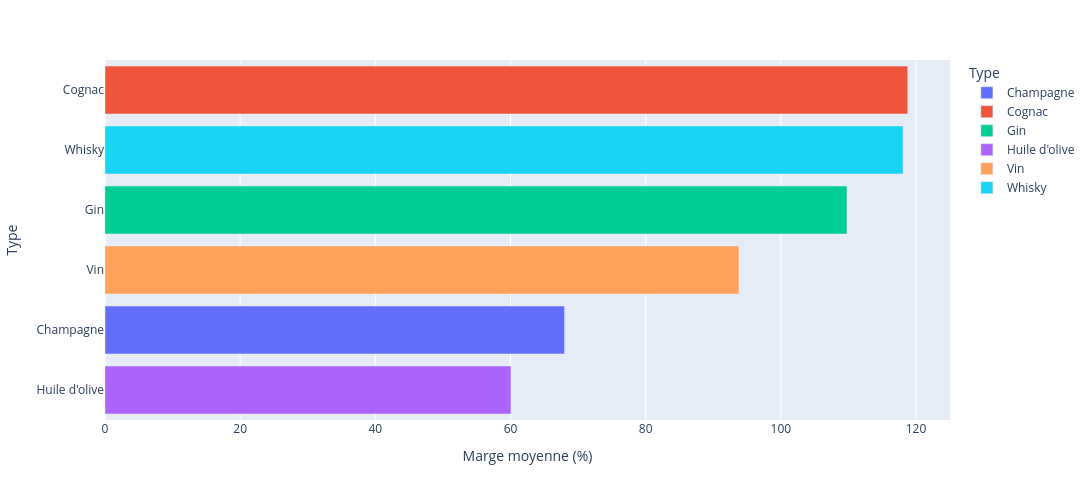

Notebook cell for this chart:
### Code cell
fig = px.bar(
    df_marge_avg, y="type", x="marge", color="type", category_orders=category_orders,
    labels={"type":"Type","marge":"Marge moyenne (%)"}, width=1100, height=500,
)
fig.update_layout(yaxis_categoryorder="total ascending")
fig.show()

### Figure 1 — Plotly figure (JSON) as saved in the notebook; plotly's stock layout.template omitted (floating-point values rounded to 4 significant figures)
{"data": [{"hovertemplate": "Type=%{y}<br>Marge moyenne (%)=%{x}<extra></extra>", "legendgroup": "Champagne", "marker": {"color": "#636efa", "pattern": {"shape": ""}}, "name": "Champagne", "orientation": "h", "showlegend": true, "textposition": "auto", "type": "bar", "x": [68.0], "xaxis": "x", "y": ["Champagne"], "yaxis": "y"}, {"hovertemplate": "Type=%{y}<br>Marge moyenne (%)=%{x}<extra></extra>", "legendgroup": "Cognac", "marker": {"color": "#EF553B", "pattern": {"shape": ""}}, "name": "Cognac", "orientation": "h", "showlegend": true, "textposition": "auto", "type": "bar", "x": [118.8], "xaxis": "x", "y": ["Cognac"], "yaxis": "y"}, {"hovertemplate": "Type=%{y}<br>Marge moyenne (%)=%{x}<extra></extra>", "legendgroup": "Gin", "marker": {"color": "#00cc96", "pattern": {"shape": ""}}, "name": "Gin", "orientation": "h", "showlegend": true, "textposition": "auto", "type": "bar", "x": [109.8], "xaxis": "x", "y": ["Gin"], "yaxis": "y"}, {"hovertemplate": "Type=%{y}<br>Marge moyenne (%)=%{x}<extra></extra>", "legendgroup": "Huile d'olive", "marker": {"color": "#ab63fa", "pattern": {"shape": ""}}, "name": "Huile d'olive", "orientation": "h", "showlegend": true, "textposition": "auto", "type": "bar", "x": [60.07], "xaxis": "x", "y": ["Huile d'olive"], "yaxis": "y"}, {"hovertemplate": "Type=%{y}<br>Marge moyenne (%)=%{x}<extra></extra>", "legendgroup": "Vin", "marker": {"color": "#FFA15A", "pattern": {"shape": ""}}, "name": "Vin", "orientation": "h", "showlegend": true, "textposition": "auto", "type": "bar", "x": [93.81], "xaxis": "x", "y": ["Vin"], "yaxis": "y"}, {"hovertemplate": "Type=%{y}<br>Marge moyenne (%)=%{x}<extra></extra>", "legendgroup": "Whisky", "marker": {"color": "#19d3f3", "pattern": {"shape": ""}}, "name": "Whisky", "orientation": "h", "showlegend": true, "textposition": "auto", "type": "bar", "x": [118.1], "xaxis": "x", "y": ["Whisky"], "yaxis": "y"}], "layout": {"barmode": "relative", "height": 500, "legend": {"title": {"text": "Type"}, "tracegroupgap": 0}, "margin": {"t": 60}, "width": 1100, "xaxis": {"anchor": "y", "domain": [0, 1], "title": {"text": "Marge moyenne (%)"}}, "yaxis": {"anchor": "x", "categoryarray": ["Whisky", "Vin", "Huile d'olive", "Gin", "Cognac", "Champagne"], "categoryorder": "total ascending", "domain": [0, 1], "title": {"text": "Type"}}}}
